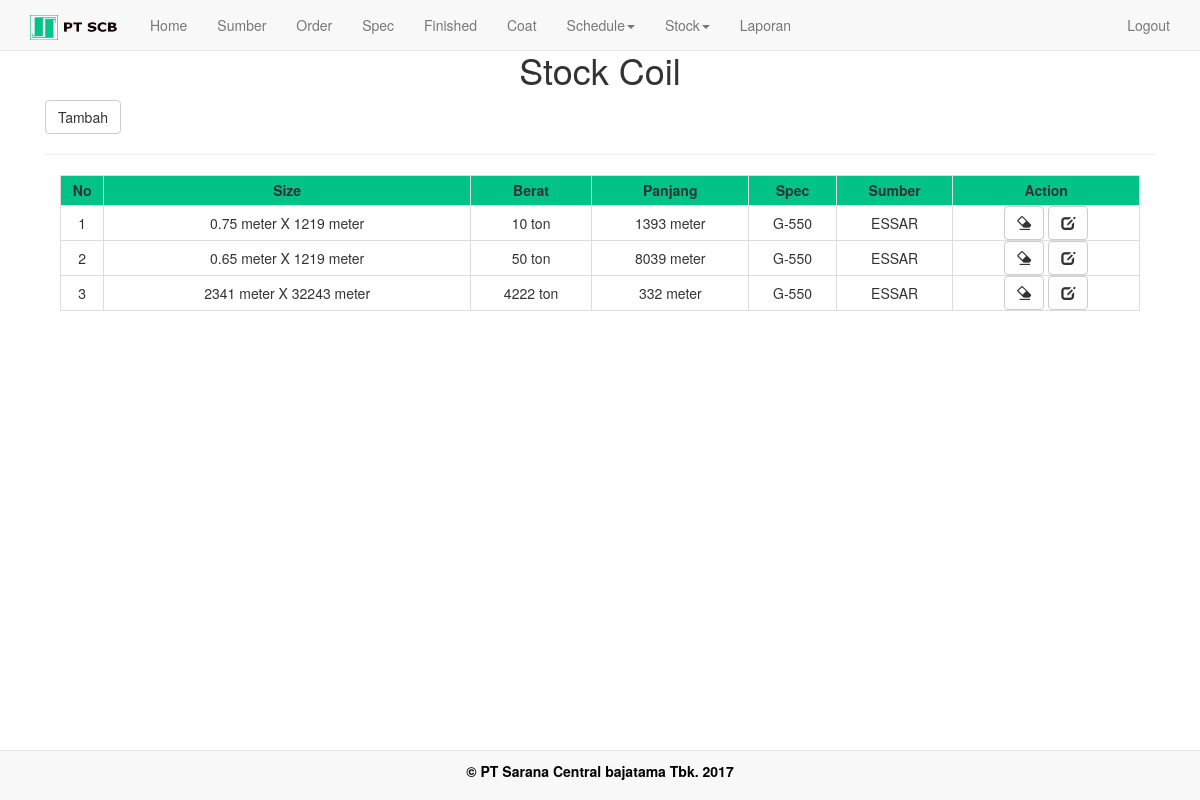
Page /admin/stock_coil.php (signed in) on the committed database.
### tables this page shows
CREATE TABLE `bahan` (
  `idbahan` int(11) NOT NULL,
  `lebar` int(11) NOT NULL,
  `tebal` float NOT NULL,
  `berat` varchar(255) NOT NULL,
  `panjang` int(11) NOT NULL,
  `idspec` int(11) NOT NULL,
  `idsumber` int(11) NOT NULL
);

CREATE TABLE `spec` (
  `idspec` int(11) NOT NULL,
  `namaspec` varchar(255) NOT NULL
);

CREATE TABLE `sumber` (
  `idsumber` int(11) NOT NULL,
  `namasumber` varchar(255) NOT NULL
);

### admin/stock_coil.php (the view, shortened to what this page needs)
<?php
	require_once '../fungsi.php';
	require_once 'template/header.php';
?>
<!DOCTYPE html>
<html>
<head>
</head>
<body>
<div class="container">
<h1 style="padding-top: 30px; text-align: center;">Stock Coil</h1>
	<div class="col-md-12">
	<a href="tambah_stock_coil.php"><button class="btn btn-default">Tambah</button></a>
	<hr>
<div class="col-md-12">
	<table class="table-bordered" style="width: 100%">
		<tr style="font-weight: bold; text-align: center; Height:30px;" bgcolor="#01C388">
			<td>No</td>
			<td>Size</td>
			<td>Berat</td>
			<td>Panjang</td>
			<td>Spec</td>
			<td>Sumber</td>
			<td>Action</td>
		</tr>
		<?php
		$no=0;
		$query  = ("SELECT bahan.idbahan, bahan.tebal, bahan.lebar, bahan.berat, bahan.panjang, spec.namaspec, sumber.namasumber FROM bahan INNER JOIN spec ON bahan.idspec=spec.idspec INNER JOIN sumber ON bahan.idsumber=sumber.idsumber");
		$tampil = mysqli_query($con,$query);
		while($data=mysqli_fetch_array($tampil)){
			$no++;
		echo "
		<tr style='text-align:center;'>
			<td>$no</td>
			<td>$data[tebal] meter X $data[lebar] meter</td>
			<td>$data[berat] ton</td>
			<td>$data[panjang] meter</td>
			<td>$data[namaspec]</td>
			<td>$data[namasumber]</td>
			<td>
			<a href='hapus_stock_coil.php?idbahan=$data[idbahan]'><button class='btn btn-default'><span class='glyphicon glyphicon-erase'></span></button></a>
			<a href='edit_stock_coil.php?idbahan=$data[idbahan]'><button class='btn btn-default'><span class='glyphicon glyphicon-edit'></span></button></a>
			</td>
		</tr>
		";
		}
		?>
	</table>
</div>
</div>
</body>
</html>
<?php
	require_once 'template/footer.php';
?>

### rows in the picture
bahan: tebal "0.75", lebar "1219", berat "10", panjang "1393", idspec.namaspec "G-550", idsumber.namasumber "ESSAR"
bahan: tebal "0.65", lebar "1219", berat "50", panjang "8039", idspec.namaspec "G-550", idsumber.namasumber "ESSAR"
bahan: tebal "2341", lebar "32243", berat "4222", panjang "332", idspec.namaspec "G-550", idsumber.namasumber "ESSAR"
